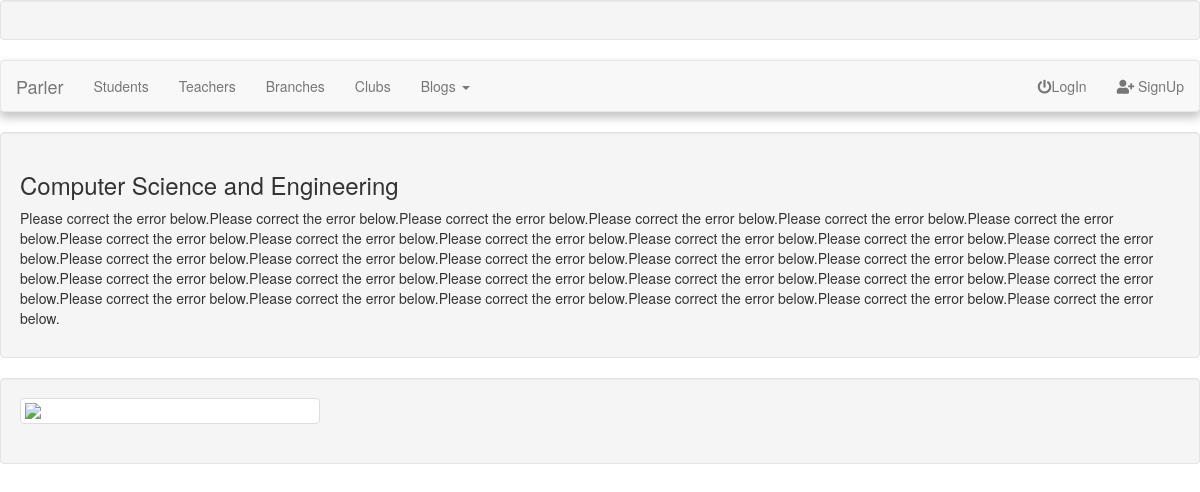
Page /departments/2/ on the committed database.
### intro/models.py (models this page shows, shortened)
class branch(models.Model):
    branch_name = models.CharField(max_length=100);
    branch_code = models.CharField(max_length=5);
    launch_year = models.IntegerField(('year'), choices=YEAR_CHOICES, default=datetime.datetime.now().year);
    approved_intake = models.IntegerField();
    branch_detail = models.TextField(blank=True);
    class Meta:
        ordering = ['branch_name']

### intro/views.py (the view)
# urls.py: url(r'^departments/(?P<pk>[0-9]+)/$', views.BranchDetail.as_view(), name="branchDetail"),
class BranchDetail(DetailView):
    model = branch
    template_name = 'intro/branchdetail.html'

### intro/templates/intro/branchdetail.html (shortened to what this page needs)
{%extends "intro/base.html" %}
{% block content %}
<H3>{{branch.branch_name}} </H3>
<p>
    {{branch.branch_detail}}
</p>
{%endblock%}

### rows in the picture
branch: branch_name "Computer Science and Engineering", branch_detail "Please correct the error below.Please correct the error below.Please correct the error below.Please correct the error below.Please correct the error below.Please correct the error below.Please correct the error below.Please correct the error below.Please correct the error below.Please correct the error below.Please correct the error below.Please correct the error below.Please correct the error below.Please correct the error below.Please correct the error below.Please correct the error below.Please correct the error below.Please correct the error below.Please correct the error below.Please correct the error below.Please correct the error below.Please correct the error below.Please correct…"
